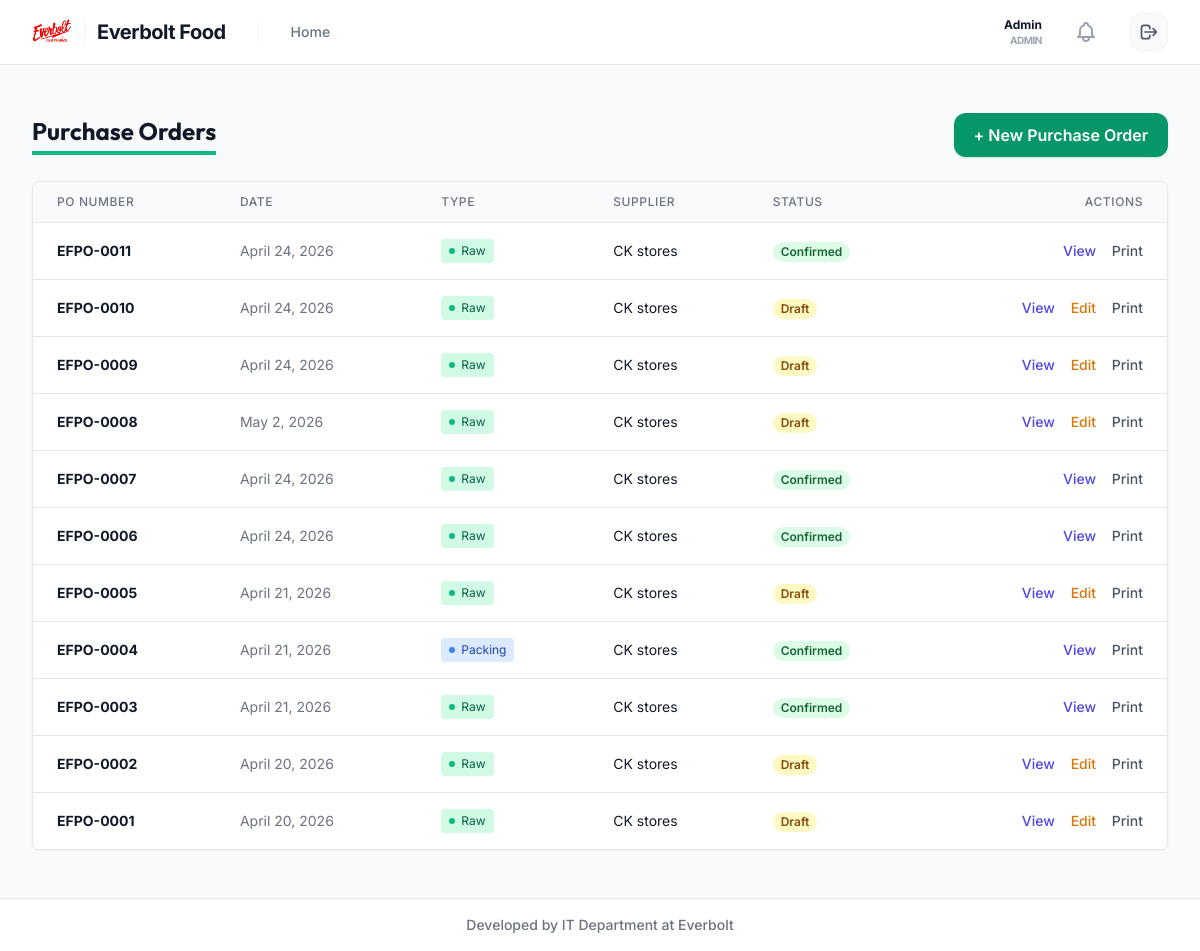
The page /purchases/pos/ (signed in) on the database as committed earlier.
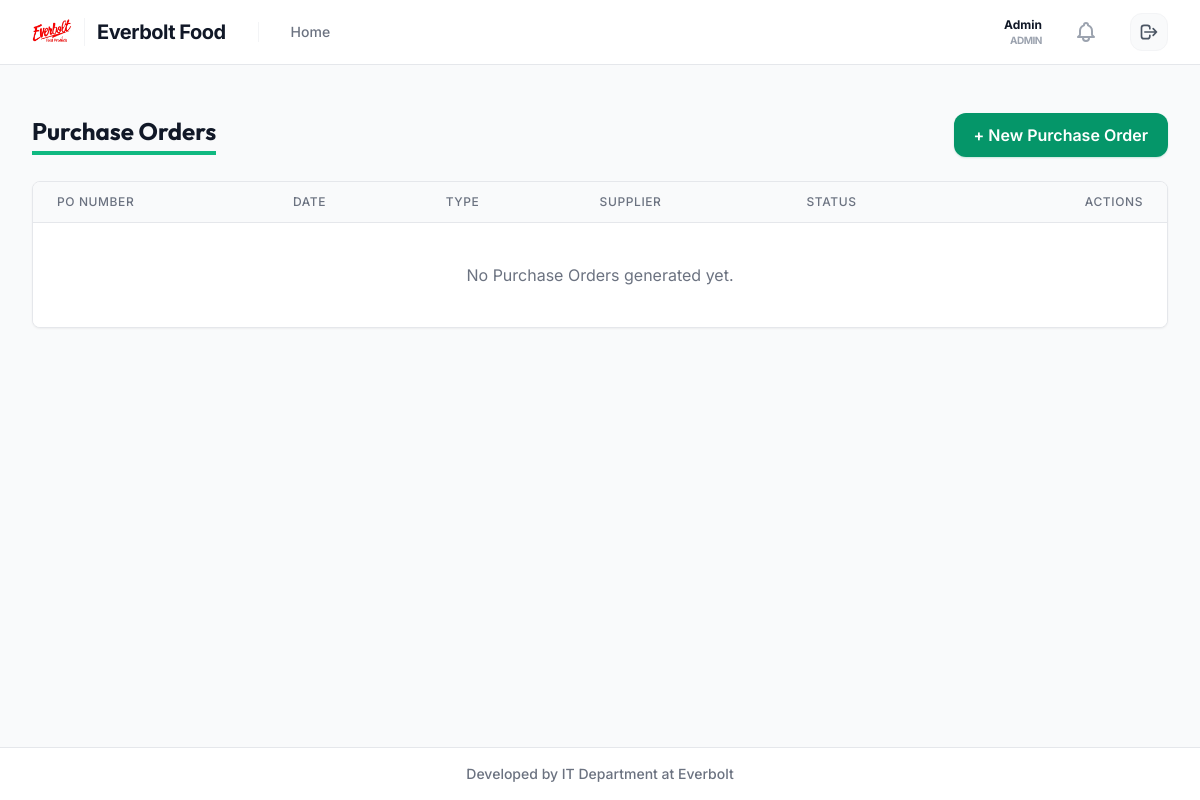
The same page on the database as committed later.
### purchases/models.py (models this page shows, shortened)
class PurchaseOrder(models.Model):
    class StatusChoices(models.TextChoices):
        DRAFT = 'DRAFT', 'Draft'
        CONFIRMED = 'CONFIRMED', 'Confirmed'
        CANCELLED = 'CANCELLED', 'Cancelled'
    class PaymentTermChoices(models.TextChoices):
        CREDIT = 'CREDIT', 'Credit'
        CASH = 'CASH', 'Cash'
        ADVANCE = 'ADVANCE', 'Advance'
    po_number = models.CharField(max_length=50, unique=True, blank=True)
    po_type = models.CharField(max_length=25, choices=POType.choices)
    supplier = models.ForeignKey(Supplier, on_delete=models.PROTECT, related_name='purchase_orders')
    attention = models.CharField(max_length=150, blank=True, null=True, help_text="Contact person")
    payment_term = models.CharField(max_length=20, choices=PaymentTermChoices.choices, default=PaymentTermChoices.CREDIT)
    apply_vat = models.BooleanField(default=False, help_text="Apply 18% VAT")
    date = models.DateField()
    status = models.CharField(max_length=20, choices=StatusChoices.choices, default=StatusChoices.DRAFT)
    remarks = models.TextField(blank=True, null=True)
    created_by = models.ForeignKey(settings.AUTH_USER_MODEL, on_delete=models.SET_NULL, null=True)
    created_at = models.DateTimeField(auto_now_add=True)
    updated_at = models.DateTimeField(auto_now=True)

### suppliers/models.py (models this page shows, shortened)
class Supplier(models.Model):
    supplier_code = models.CharField(max_length=50, unique=True, blank=True)
    supplier_name = models.CharField(max_length=200)
    supplier_type = models.CharField(max_length=50, choices=SupplierType.choices)
    custom_supplier_type = models.CharField(max_length=150, blank=True, null=True, help_text="Specify if type is Other")
    address_line1 = models.CharField(max_length=255)
    address_line2 = models.CharField(max_length=255, blank=True, null=True)
    city = models.CharField(max_length=100)
    province = models.CharField(max_length=100, choices=ProvinceChoices.choices)
    zip_code = models.CharField(max_length=20, blank=True, null=True)
    contact_number = models.CharField(
        max_length=20,
        validators=[RegexValidator(regex=r'^\d+$', message='Contact number must contain only digits.')]
    )
    email = models.EmailField(blank=True, null=True)
    bank_name = models.CharField(max_length=50, choices=SLBankChoices.choices, blank=True, null=True)
    bank_branch = models.CharField(max_length=150, blank=True, null=True)
    bank_account_no = models.CharField(max_length=100, blank=True, null=True)
    vat_reg_num = models.CharField(max_length=50, blank=True, null=True, verbose_name="VAT Registration Number", help_text="Enter valid VAT number")
    created_at = models.DateTimeField(auto_now_add=True)
    updated_at = models.DateTimeField(auto_now=True)

### purchases/views.py (the view)
# urls.py: path('pos/', views.PurchaseOrderListView.as_view(), name='po_list'),
class PurchaseOrderListView(LoginRequiredMixin, ListView):
    model = PurchaseOrder
    template_name = 'purchases/po_list.html'
    context_object_name = 'pos'
    paginate_by = 20
    ordering = ['-id']

### users/models.py (called while the page is built)
    @property
    def unread_notifications(self):
        return getattr(self, 'notifications', None) and self.notifications.filter(is_read=False).order_by('-created_at') or []

### purchases/templates/purchases/po_list.html (shortened to what the changed rows need)
{% extends 'layouts/base.html' %}
{% block content %}
<div class="px-4 py-6 sm:px-0">
    <div class="flex justify-between items-center mb-6">
        <h1 class="text-2xl font-bold text-gray-900 border-b-4 border-emerald-500 inline-block pb-1">Purchase Orders</h1>
    </div>
    <div class="bg-white shadow-sm rounded-lg border border-gray-200 overflow-hidden">
        <div class="overflow-x-auto">
            <table class="min-w-full divide-y divide-gray-200">
                <thead class="bg-gray-50">
                    <tr>
                        <th class="px-6 py-3 text-left text-xs font-medium text-gray-500 uppercase tracking-wider">PO Number</th>
                        <th class="px-6 py-3 text-left text-xs font-medium text-gray-500 uppercase tracking-wider">Date</th>
                        <th class="px-6 py-3 text-left text-xs font-medium text-gray-500 uppercase tracking-wider">Type</th>
                        <th class="px-6 py-3 text-left text-xs font-medium text-gray-500 uppercase tracking-wider">Supplier</th>
                        <th class="px-6 py-3 text-left text-xs font-medium text-gray-500 uppercase tracking-wider">Status</th>
                        <th class="px-6 py-3 text-right text-xs font-medium text-gray-500 uppercase tracking-wider">Actions</th>
                    </tr>
                </thead>
                <tbody class="bg-white divide-y divide-gray-200">
                    {% for po in pos %}
                    <tr class="hover:bg-gray-50 transition-colors">
                        <td class="px-6 py-4 whitespace-nowrap text-sm font-bold text-gray-900">{{ po.po_number }}</td>
                        <td class="px-6 py-4 whitespace-nowrap text-sm text-gray-500">{{ po.date }}</td>
                        <td class="px-6 py-4 whitespace-nowrap text-sm">
                            {% if po.po_type == 'RAW_MATERIAL' %}
                                <span class="bg-emerald-100 text-emerald-800 text-xs px-2 py-1 rounded inline-flex items-center"><span class="w-1.5 h-1.5 rounded-full bg-emerald-500 mr-1.5"></span> Raw</span>
                            {% else %}
                                <span class="bg-blue-100 text-blue-800 text-xs px-2 py-1 rounded inline-flex items-center"><span class="w-1.5 h-1.5 rounded-full bg-blue-500 mr-1.5"></span> Packing</span>
                            {% endif %}
                        </td>
                        <td class="px-6 py-4 whitespace-nowrap text-sm text-gray-900">{{ po.supplier.supplier_name }}</td>
                        <td class="px-6 py-4 whitespace-nowrap text-sm">
                            <span class="inline-flex px-2 text-xs font-semibold leading-5 rounded-full
                                {% if po.status == 'DRAFT' %}bg-yellow-100 text-yellow-800
                                {% elif po.status == 'CONFIRMED' %}bg-green-100 text-green-800
                                {% else %}bg-red-100 text-red-800{% endif %}">
                                {{ po.get_status_display }}
                            </span>
                        </td>
                        <td class="px-6 py-4 whitespace-nowrap text-right text-sm font-medium">
                            <a href="{% url 'po_detail' po.pk %}" class="text-indigo-600 hover:text-indigo-900 mr-3">View</a>
                            {% if po.status == 'DRAFT' %}
                            <a href="{% url 'po_edit' po.pk %}" class="text-amber-600 hover:text-amber-900 mr-3">Edit</a>
                            {% endif %}
                            <a href="{% url 'po_print' po.pk %}" target="_blank" class="text-gray-600 hover:text-gray-900">Print</a>
                        </td>
                    </tr>
                    {% empty %}
                    <tr>
                        <td colspan="6" class="px-6 py-10 text-center text-gray-500">
                            No Purchase Orders generated yet.
                        </td>
                    </tr>
                    {% endfor %}
                </tbody>
            </table>
        </div>
    </div>
</div>
{% endblock %}

Rows that differ between the two databases and show on the page:
removed PurchaseOrder: po_number "EFPO-0011", date "April 24, 2026", po_type "RAW_MATERIAL" (drawn), supplier.supplier_name "CK stores", status "Confirmed"
removed PurchaseOrder: po_number "EFPO-0010", date "April 24, 2026", po_type "RAW_MATERIAL" (drawn), supplier.supplier_name "CK stores", status "Draft", shows "Edit"
removed PurchaseOrder: po_number "EFPO-0009", date "April 24, 2026", po_type "RAW_MATERIAL" (drawn), supplier.supplier_name "CK stores", status "Draft", shows "Edit"
removed PurchaseOrder: po_number "EFPO-0008", date "May 2, 2026", po_type "RAW_MATERIAL" (drawn), supplier.supplier_name "CK stores", status "Draft", shows "Edit"
removed PurchaseOrder: po_number "EFPO-0007", date "April 24, 2026", po_type "RAW_MATERIAL" (drawn), supplier.supplier_name "CK stores", status "Confirmed"
removed PurchaseOrder: po_number "EFPO-0006", date "April 24, 2026", po_type "RAW_MATERIAL" (drawn), supplier.supplier_name "CK stores", status "Confirmed"
removed PurchaseOrder: po_number "EFPO-0005", date "April 21, 2026", po_type "RAW_MATERIAL" (drawn), supplier.supplier_name "CK stores", status "Draft", shows "Edit"
removed PurchaseOrder: po_number "EFPO-0004", date "April 21, 2026", po_type "PACKING_MATERIAL" (drawn), supplier.supplier_name "CK stores", status "Confirmed"
removed PurchaseOrder: po_number "EFPO-0003", date "April 21, 2026", po_type "RAW_MATERIAL" (drawn), supplier.supplier_name "CK stores", status "Confirmed"
removed PurchaseOrder: po_number "EFPO-0002", date "April 20, 2026", po_type "RAW_MATERIAL" (drawn), supplier.supplier_name "CK stores", status "Draft", shows "Edit"
removed PurchaseOrder: po_number "EFPO-0001", date "April 20, 2026", po_type "RAW_MATERIAL" (drawn), supplier.supplier_name "CK stores", status "Draft", shows "Edit"
Other text that changed with them:
text now shown: "No Purchase Orders generated yet."
